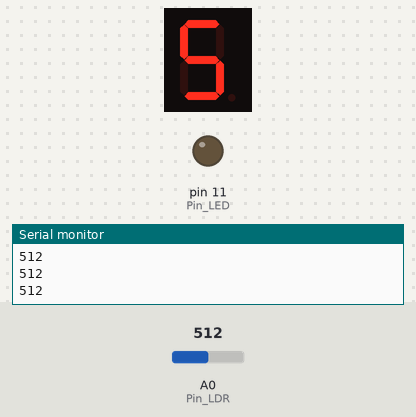
Recording of a sketch running on a simulated Arduino Uno, built with avr-gcc and run on an emulated ATmega328P. Shown: 1-digit seven-segment display, output pins drawn as LEDs (lit = HIGH), the last lines printed to the serial monitor. Wiring (inferred from the names in the program): 1-digit 7-segment display, segments lit when HIGH: segments pin 9, pin 8, pin 3, pin 4, pin 5, pin 7, pin 6. The test bench sets the inputs (shaded band); at power-on: A0 (Pin_LDR) = 512. The segment pins are drawn as the display they are named for; pins used as bus, display or sensor lines are not drawn.

Above: at 1.2 s.
1.3 s: A0 (Pin_LDR) set to 610
At 1.9 s:
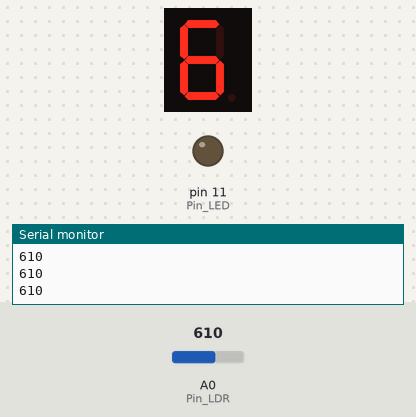
2.9 s: A0 (Pin_LDR) set to 710
At 3.3 s:
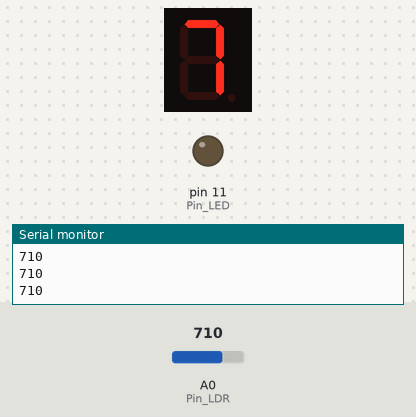
4.5 s: A0 (Pin_LDR) set to 900
At 5.9 s:
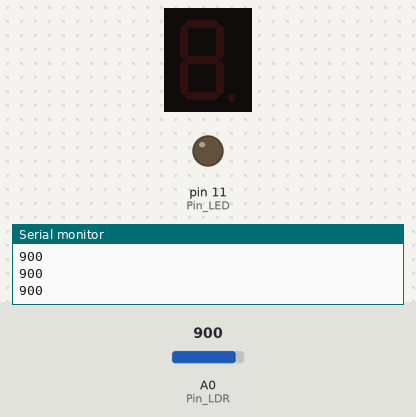
Timing chart, 0 to 7.5 s (numbered marks = the images above; inputs shaded):
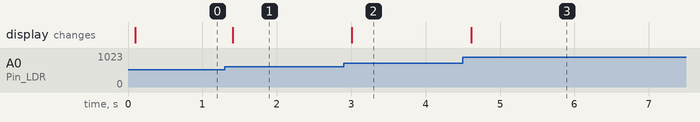

Measured:
- after the input at 1.3 s, the display: changes after 0.10 s (image 1)
- after the input at 2.9 s, the display: changes after 0.11 s (image 2)
- after the input at 4.5 s, the display: changes after 0.11 s (image 3)

The sketch:

display_e_sensor_ldr.ino
```cpp
/* ACENDE O DISPLAY DE 7 SEGUIMENTOS REFERENTE A LUMINOSIDADE  */

/* SENSOR LDR - SENSOR DE LUZ */
int Sensor_LDR = 0;
int Pin_LDR = A0;
int Pin_LED = 11;

/* DECLARANDO VAREAVEIS PARA O DISPLAY */
int a = 9;
int b = 8;
int c = 3;
int d = 4;
int e = 5;
int f = 7;
int g = 6;

void setup() {
  pinMode(Pin_LDR, INPUT);
  /* Define o pino do LDR comoENTRADA. */
  pinMode(Pin_LED, OUTPUT);
  /* Define o pino do LED como SAÍDA. */
  Serial.begin(9600);
  /* Inicia a comunicação serial.*/

  pinMode(a, OUTPUT);
  pinMode(b, OUTPUT);
  pinMode(c, OUTPUT);
  pinMode(d, OUTPUT);
  pinMode(e, OUTPUT);
  pinMode(f, OUTPUT);
  pinMode(g, OUTPUT);
}

void loop() {
  Sensor_LDR = analogRead(Pin_LDR); /* A variável recebe os
  dados lidos no pino A0. */
  Serial.println(Sensor_LDR); /* Imprime o valor lido
  do LDR (0 a 1023). */
  delay(100);
  if ( Sensor_LDR > 300 && Sensor_LDR < 400 ) {
    /* SE O LED FOR > QUE NUMERO SERIAL LIDO E MENOR QUE...
    /* NUMERO 3 */
    digitalWrite(a, HIGH);
    digitalWrite(b, HIGH);
    digitalWrite(c, HIGH);
    digitalWrite(d, HIGH);
    digitalWrite(e, LOW);
    digitalWrite(f, LOW);
    digitalWrite(g, HIGH);

  } else if ( Sensor_LDR > 400 && Sensor_LDR < 500 ) {
    /* NUMERO 4 */
    digitalWrite(a, LOW);
    digitalWrite(b, HIGH);
    digitalWrite(c, HIGH);
    digitalWrite(d, LOW);
    digitalWrite(e, LOW);
    digitalWrite(f, HIGH);
    digitalWrite(g, HIGH);
  } else if ( Sensor_LDR > 500 && Sensor_LDR < 600 ) {
    /* NUMERO 5 */
    digitalWrite(a, HIGH);
    digitalWrite(b, LOW);
    digitalWrite(c, HIGH);
    digitalWrite(d, HIGH);
    digitalWrite(e, LOW);
    digitalWrite(f, HIGH);
    digitalWrite(g, HIGH);
  } else if ( Sensor_LDR > 600 && Sensor_LDR < 700 ) {
    /* NUMERO 6 */
    digitalWrite(a, HIGH);
    digitalWrite(b, LOW);
    digitalWrite(c, HIGH);
    digitalWrite(d, HIGH);
    digitalWrite(e, HIGH);
    digitalWrite(f, HIGH);
    digitalWrite(g, HIGH);
  } else if ( Sensor_LDR > 700 && Sensor_LDR < 800 ) {
    /* NUMERO 7 */
    digitalWrite(a, HIGH);
    digitalWrite(b, HIGH);
    digitalWrite(c, HIGH);
    digitalWrite(d, LOW);
    digitalWrite(e, LOW);
    digitalWrite(f, LOW);
    digitalWrite(g, LOW);
  } else if ( Sensor_LDR > 800 && Sensor_LDR < 900 ) {
    /* NUMERO 8 */
    digitalWrite(a, HIGH);
    digitalWrite(b, HIGH);
    digitalWrite(c, HIGH);
    digitalWrite(d, HIGH);
    digitalWrite(e, HIGH);
    digitalWrite(f, HIGH);
    digitalWrite(g, HIGH);
  } else if ( Sensor_LDR > 900 ) {
    /* NUMERO 9 */
    digitalWrite(a, HIGH);
    digitalWrite(b, HIGH);
    digitalWrite(c, HIGH);
    digitalWrite(d, HIGH);
    digitalWrite(e, LOW);
    digitalWrite(f, HIGH);
    digitalWrite(g, HIGH);
  } else {
    /* LEDS DESLIGADO DO DISPLAY */
    digitalWrite(a, LOW);
    digitalWrite(b, LOW);
    digitalWrite(c, LOW);
    digitalWrite(d, LOW);
    digitalWrite(e, LOW);
    digitalWrite(f, LOW);
    digitalWrite(g, LOW);
  }
}
```
